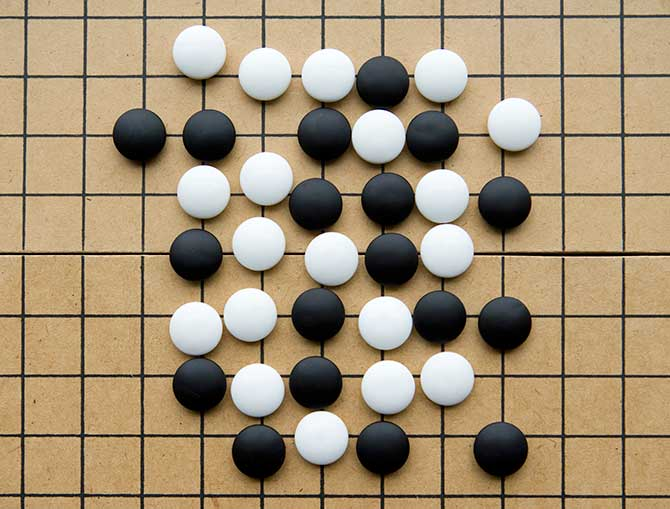
#> input picture study/my_traffic/my_traffic/python_codes/baduk1.jpg, 670 x 509 px
$ python tf_circle_baduk1.py
#> lines starting #> are read from the running program, lines starting #| are printed output that depends on the picture
import cv2
import numpy as np

img = cv2.imread('baduk1.jpg', cv2.IMREAD_GRAYSCALE)
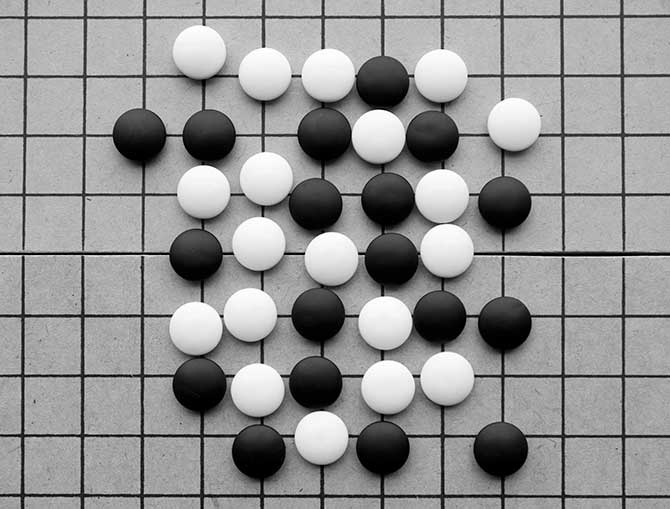
#> img: shape (509, 670); min 0, max 255, mean 147.8
blur = cv2.GaussianBlur(img, (3, 3), 0)
cimg = cv2.cvtColor(blur,cv2.COLOR_GRAY2BGR)

circles = cv2.HoughCircles(blur, cv2.HOUGH_GRADIENT,
                   1,
                   20,
                   param1=50,
                   param2=25,
                   minRadius=0,
                   maxRadius=50)
#> circles = 166 rows, first 8: [315.5, 382.5, 27.1], [391.5, 259.5, 27], [504.5, 323.5, 27.1], [431.5, 136.5, 27.1], [575.5, 327.5, 49.4], [489.5, 429.5, 49.4], [543.5, 388.5, 49.4], [514.5, 216.5, 49.4]

circles = np.uint16(np.around(circles))
#> circles = 166 rows, first 8: [316, 382, 27], [392, 260, 27], [504, 324, 27], [432, 136, 27], [576, 328, 49], [490, 430, 49], [544, 388, 49], [514, 216, 49]

for i in circles[0,:]:
    cv2.circle(cimg,(i[0],i[1]),i[2],(0,255,0),2)
    cv2.circle(cimg,(i[0],i[1]),2,(0,0,255),3)
#> this loop made 166 passes
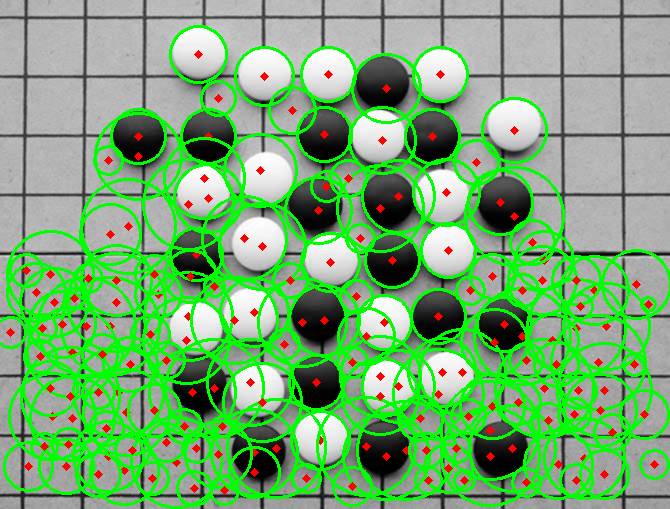
#> cimg: shape (509, 670, 3); mean B, G, R 115, 170.6, 119.9

cv2.imshow('img', cimg)
cv2.waitKey(0)
cv2.destroyAllWindows()

$ run again, with study/my_traffic/my_traffic/python_codes/baduk2.jpg copied over study/my_traffic/my_traffic/python_codes/baduk1.jpg
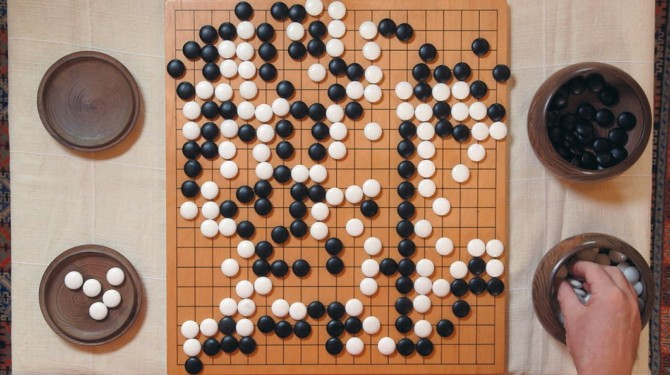
#> input picture study/my_traffic/my_traffic/python_codes/baduk2.jpg, 670 x 375 px
#> `img = cv2.imread('baduk1.jpg', cv2.IMREAD_GRAYSCALE)`:
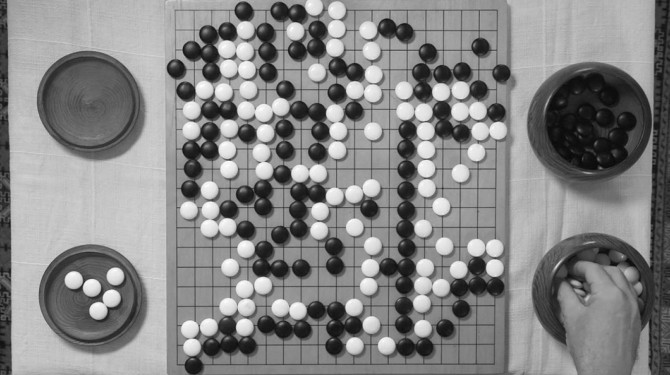
#> img: shape (375, 670); min 7, max 255, mean 133.7
#> `circles = cv2.HoughCircles(blur, cv2.HOUGH_GRADIENT, 1, 20, param1=50,..`: circles = 181 rows, first 8: [89.5, 294.5, 43.8], [594.5, 120.5, 49.4], [597.5, 295.5, 49.4], [96.5, 110.5, 49.4], [384.5, 178.5, 49.4], [347.5, 81.5, 48.3], [324.5, 209.5, 42.7], [415.5, 53.5, 45]
#> `circles = np.uint16(np.around(circles))`: circles = 181 rows, first 8: [90, 294, 44], [594, 120, 49], [598, 296, 49], [96, 110, 49], [384, 178, 49], [348, 82, 48], [324, 210, 43], [416, 54, 45]
#> the loop `for i in circles[0,:]:` made 181 passes
#> after the loop `for i in circles[0,:]:`:
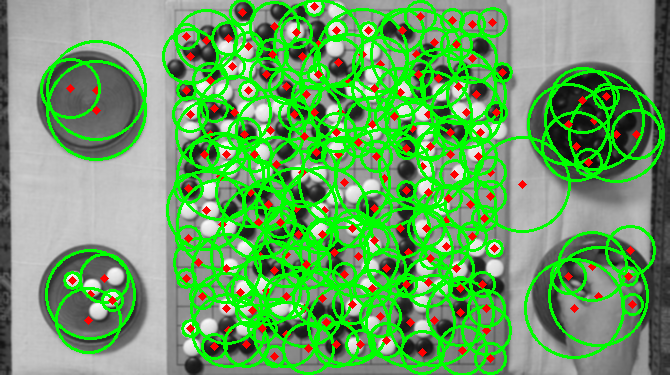
#> cimg: shape (375, 670, 3); mean B, G, R 99.6, 163.6, 106.5
